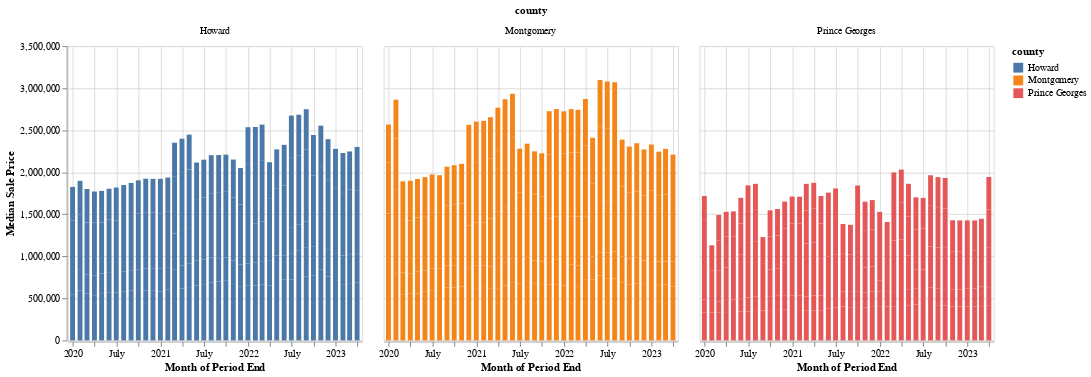

Source (notebook cell):
### Markdown cell above
# 6) Median Sale Price by Month for different counties after Dec 2019

### Code cell
# Create boolean mask for dates on or after Jan 2022
mask = df_features['period_end'] >= '2019-12-31'

# Filter data using boolean mask
df_filtered = df_features[mask]

# Aggregate median list price by month, property type, and county
data_agg = df_filtered.groupby([pd.Grouper(key='period_end', freq='M'), 'property_type', 'county']).agg({'median_sale_price': 'mean'}).reset_index()

alt.Chart(data_agg).mark_bar().encode(
    x=alt.X('period_end:T', axis=alt.Axis(title='Month of Period End')),
    y=alt.Y('median_sale_price:Q', axis=alt.Axis(title='Median Sale Price')),
    color='county:N',
    tooltip=['property_type:N', 'county:N', 'period_end:T', 'median_sale_price:Q']
).properties(
    title='Median Sale Price by Month'
).facet( 'county:N')

### Figure 1 — Vega-Lite specification as saved in the notebook (floating-point values rounded to 4 significant figures; data arrays with more than 128 entries replaced by an {"elided": "..."} marker saying what was removed)
{"config": {"view": {"continuousWidth": 300, "continuousHeight": 300}}, "data": {"name": "data-deb94f60991d89f014ef620e8399ffd1"}, "facet": {"field": "county", "type": "nominal"}, "spec": {"mark": {"type": "bar"}, "encoding": {"color": {"field": "county", "type": "nominal"}, "tooltip": [{"field": "property_type", "type": "nominal"}, {"field": "county", "type": "nominal"}, {"field": "period_end", "type": "temporal"}, {"field": "median_sale_price", "type": "quantitative"}], "x": {"axis": {"title": "Month of Period End"}, "field": "period_end", "type": "temporal"}, "y": {"axis": {"title": "Median Sale Price"}, "field": "median_sale_price", "type": "quantitative"}}, "title": "Median Sale Price by Month"}, "$schema": "https://vega.github.io/schema/vega-lite/v5.8.0.json", "datasets": {"data-deb94f60991d89f014ef620e8399ffd1": {"elided": "537 records"}}}
